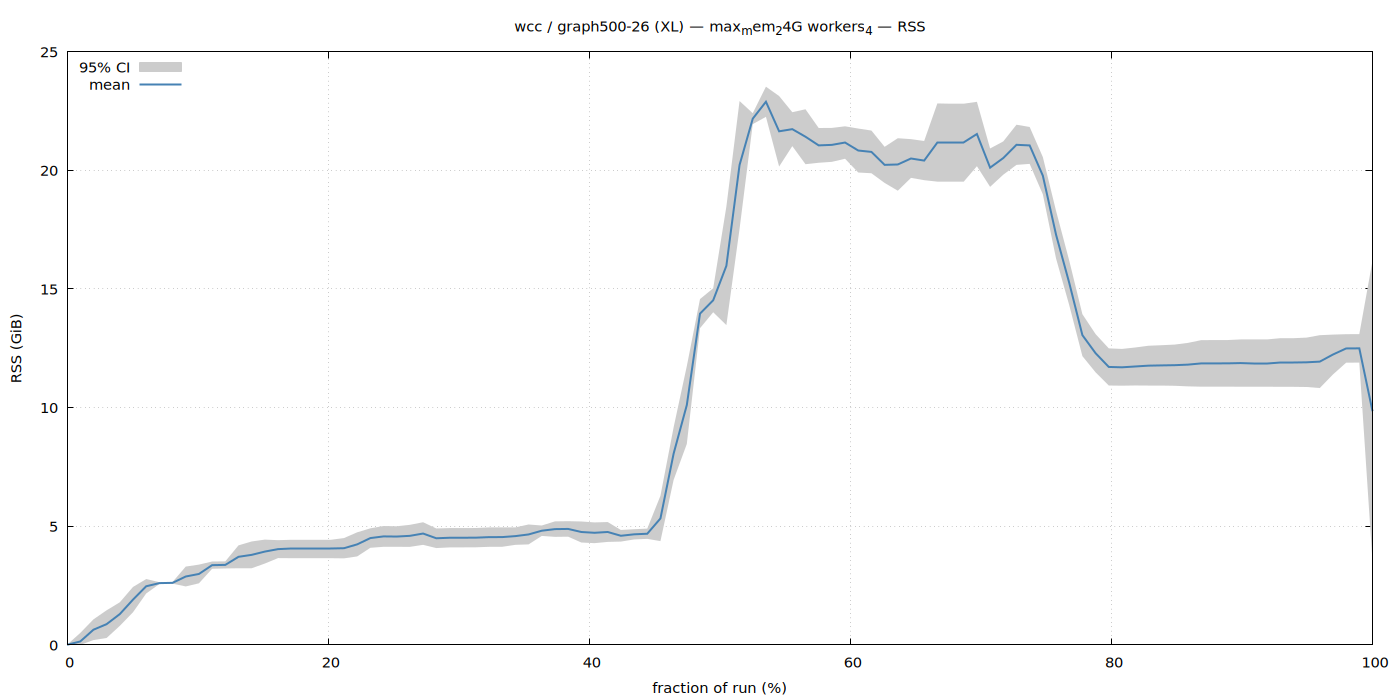

Recreate this plot in gnuplot.
set terminal pngcairo size 1400,700 enhanced font 'Sans,11'
set output '/home/ubuntu/nvm/results/wcc/XL/graph500-26/max_mem_24G_workers_4/rss.png'
set title "wcc / graph500-26 (XL) — max_mem_24G workers_4 — RSS"
set xlabel 'fraction of run (%)'
set ylabel 'RSS (GiB)'
set grid
set key top left
set yrange [0:*]
plot '/home/ubuntu/nvm/results/wcc/XL/graph500-26/max_mem_24G_workers_4/rss.dat' using 1:3:4 with filledcurves lc rgb '#cccccc' title '95% CI', \
     '' using 1:2 with lines lw 2 lc rgb '#4682b4' title 'mean'
